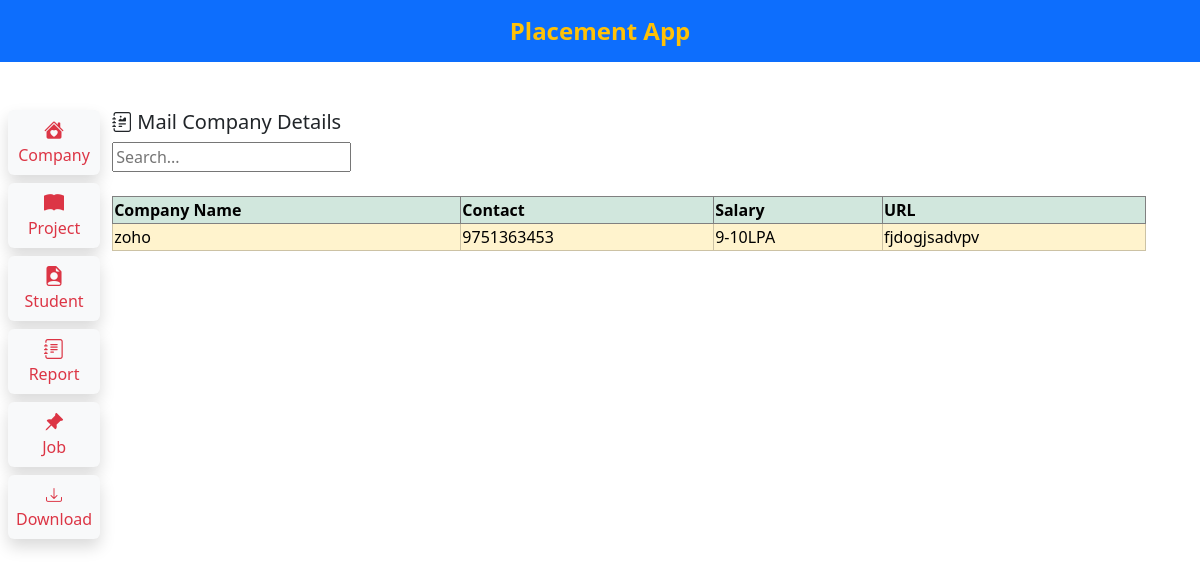
The app's page /job/mail1.php?mobile=7904955208 with its own data.
### tables this page shows
CREATE TABLE `addedcompany` (
  `id` int(255) NOT NULL AUTO_INCREMENT,
  `company_name` varchar(255) NOT NULL,
  `company_contact` varchar(255) NOT NULL,
  `salary` varchar(255) NOT NULL,
  `place` varchar(255) NOT NULL,
  `job_role` varchar(255) NOT NULL,
  `student_mobile` varchar(255) NOT NULL,
  `created_at` timestamp NOT NULL DEFAULT current_timestamp() ON UPDATE current_timestamp(),
  `updated_at` timestamp NOT NULL DEFAULT current_timestamp() ON UPDATE current_timestamp(),
  PRIMARY KEY (`id`,`company_contact`,`student_mobile`)
);

### job/mail1.php (the view, shortened to what this page needs)
<!DOCTYPE html>
<html lang="en">
<head>
    <link href="https://cdn.jsdelivr.net/npm/bootstrap@5.3.3/dist/css/bootstrap.min.css" rel="stylesheet"
>
      <link rel="stylesheet" href="https://cdn.jsdelivr.net/npm/bootstrap-icons@1.11.3/font/bootstrap-icons.min.css">
      <link rel="stylesheet" href="https://cdn.jsdelivr.net/npm/bootstrap-icons@1.11.3/font/bootstrap-icons.min.css">
</head>
<body>
    <?php include("../navbar.php");?>
    <?php include("../sidebar.php");?>
    <div class="container mt-5">
    <div class="row">
        <div class="d-flex justify-content-between">
            <h5><i class="bi bi-journal-richtext"></i> Mail Company Details</h5>
        </div>
        <div class="me-2">
        <input type="text" id="searchInput" class="form-label" placeholder="Search...">
        </div>
        <div class="col-md-12 table-responsive table table-success mt-3">
            <table id="example" class="display table-bordered" style="width:100%">
                <thead>
                <tr>
                    <th>Company Name</th>
                    <th>Contact</th>
                    <th>Salary</th>
                    <th>URL</th>
                </tr>
                </thead>
                <tbody class="table-warning">
                <?php
                include("../dbconfig.php");
                $mbl=$_GET['mobile'];
                $sql = "SELECT * FROM addedcompany WHERE student_mobile='$mbl'";
                $result = $conn->query($sql);
                if ($result->num_rows > 0) {
                    while($row = $result->fetch_assoc()) {
                        echo "<tr>";
                        echo "<td>" . $row["company_name"] . "</td>";
                        echo "<td>" . $row["company_contact"] . "</td>";
                        echo "<td>" . $row["salary"] . "</td>";
                        echo "<td>" . $row["place"] . "</td>";
                        echo "</tr>";
                    }
                } else {
                    echo "<tr><td colspan='8' class='text-center'>No records found</td></tr>";
                }
                ?>
                </tbody>
            </table>
        </div>
    </div>
</div>
</body>
</html>

### records on screen
addedcompany: company_name "zoho", company_contact "9751363453", salary "9-10LPA", place "fjdogjsadvpv"
